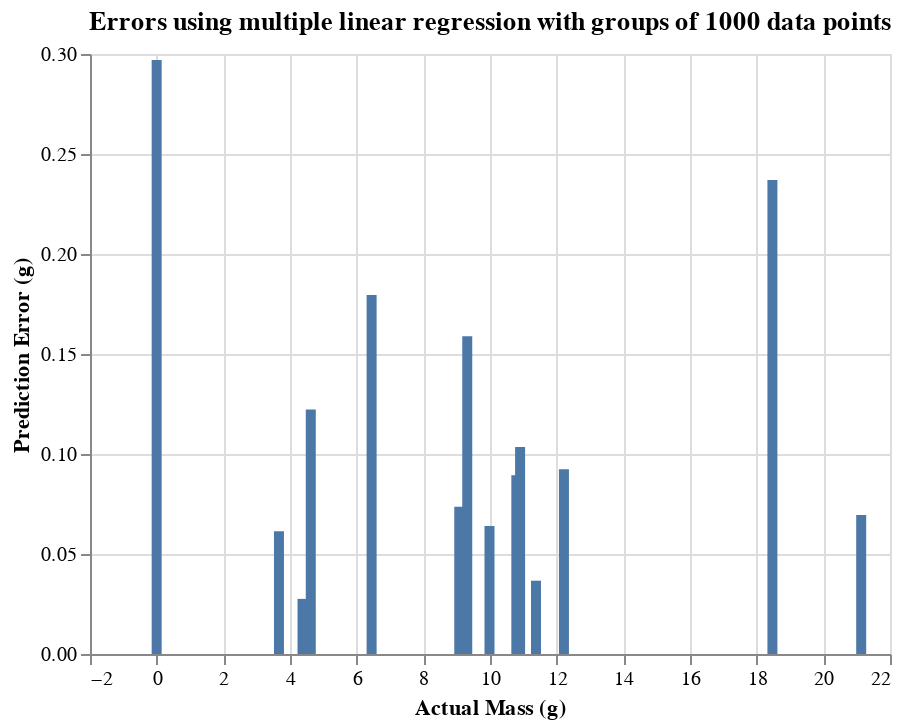

Here is the notebook cell this chart was saved with:
### Code cell
bar_mlr = alt.Chart(res).mark_bar(size=5).encode(
     alt.X('target:Q', title ='Actual Mass (g)'),
     alt.Y('mlr:Q', title = 'Prediction Error (g)')
).properties(
    title = 'Errors using multiple linear regression with groups of 1000 data points'
)
save_chart(bar_slr,'../../report/assets/bar_mlr.png')
bar_mlr

### Figure 1 — Vega-Lite specification as saved in the notebook (floating-point values rounded to 4 significant figures)
{"config": {"view": {"continuousWidth": 400, "continuousHeight": 300}}, "data": {"name": "data-140a45d1f842bef8115f51828a9bb9b4"}, "mark": {"type": "bar", "size": 5}, "encoding": {"x": {"field": "target", "title": "Actual Mass (g)", "type": "quantitative"}, "y": {"field": "mlr", "title": "Prediction Error (g)", "type": "quantitative"}}, "title": "Errors using multiple linear regression with groups of 1000 data points", "$schema": "https://vega.github.io/schema/vega-lite/v4.17.0.json", "datasets": {"data-140a45d1f842bef8115f51828a9bb9b4": [{"lr": 0.1044, "target": 12.22, "mlr": 0.09243}, {"lr": 0.4448, "target": 0.0, "mlr": 0.297}, {"lr": 0.3669, "target": 11.38, "mlr": 0.03666}, {"lr": 0.2372, "target": 4.376, "mlr": 0.02756}, {"lr": 0.5052, "target": 3.669, "mlr": 0.06144}, {"lr": 0.5246, "target": 6.449, "mlr": 0.1795}, {"lr": 0.3422, "target": 10.87, "mlr": 0.06087}, {"lr": 0.01609, "target": 10.86, "mlr": 0.01412}, {"lr": 0.4621, "target": 18.47, "mlr": 0.237}, {"lr": 0.3737, "target": 9.317, "mlr": 0.1589}, {"lr": 0.2534, "target": 9.985, "mlr": 0.06397}, {"lr": 0.7165, "target": 4.623, "mlr": 0.1223}, {"lr": 0.4163, "target": 9.11, "mlr": 0.01742}, {"lr": 0.183, "target": 10.84, "mlr": 0.07064}, {"lr": 0.4268, "target": 10.9, "mlr": 0.1034}, {"lr": 0.339, "target": 10.79, "mlr": 0.08942}, {"lr": 0.7291, "target": 21.14, "mlr": 0.06946}, {"lr": 0.5727, "target": 9.078, "mlr": 0.07359}]}}
